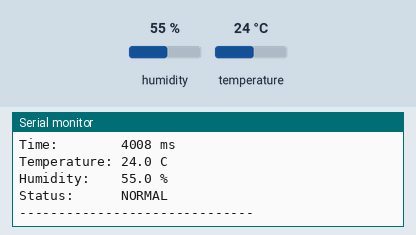
A sketch run on a simulated ESP32. Parts: the last lines printed to the serial monitor. Inputs (shaded band) come from the test bench; at power-on: humidity 55 %, temperature 24 °C.

Above: at 4.8 s.
4.9 s: humidity set to 88 %
At 9.0 s:
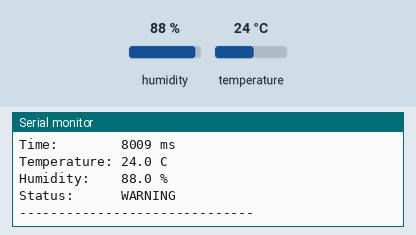
11.5 s: temperature set to 12 °C
16.5 s: humidity set to 22 %
At 20.5 s:
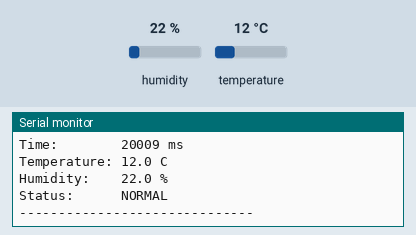
Timing chart, 0 to 22.0 s (numbered marks = the images above; inputs shaded):
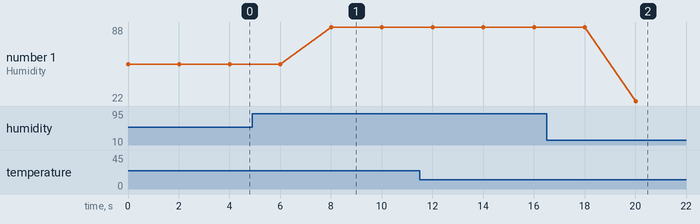

Measured:
- after the input at 4.9 s, the serial monitor: prints a new line after 3.1 s (image 1)
- after the input at 16.5 s, the serial monitor: prints a new line after 3.5 s (image 2)
- plotted number 1: 55 → 88 after the input at 4.9 s, 88 → 22 after the input at 16.5 s

The sketch:

main__1_.ino
```cpp
// Smart Environment Monitoring and Alert System - Week 2 Firmware
// Platform: ESP32 + Arduino framework
// Sensor: DHT22 on GPIO 4
// Communication: UART/USB Serial at 115200 baud
// Simulation target: Sensbench
//
// Week 2 scope:
// - Initialize DHT22 and UART.
// - Sample temperature and humidity at a nominal 2-second interval.
// - Validate sensor values and recover from invalid readings.
// - Apply configurable warning thresholds.
// - Report measurements and status through UART.
//
// The LDR, OLED, buzzer and Wi-Fi blocks from Week 1 are reserved for
// later integration after this sensor/communication core is verified.

#include <DHT.h>

#define DHT_PIN 4
#define DHT_TYPE DHT22

DHT dht(DHT_PIN, DHT_TYPE);

const unsigned long SAMPLE_INTERVAL_MS = 2000;
const float TEMP_WARNING_C = 35.0f;
const float HUM_WARNING_PERCENT = 80.0f;

unsigned long lastSampleTime = 0;
unsigned long sampleCount = 0;

const char* evaluateStatus(float temperature, float humidity) {
  if (temperature >= TEMP_WARNING_C ||
      humidity >= HUM_WARNING_PERCENT) {
    return "WARNING";
  }
  return "NORMAL";
}

void reportMeasurement(unsigned long elapsedMs,
                       float temperature,
                       float humidity,
                       const char* status) {
  Serial.println("------------------------------");
  Serial.print("Sample:      ");
  Serial.println(sampleCount);
  Serial.print("Time:        ");
  Serial.print(elapsedMs);
  Serial.println(" ms");
  Serial.print("Temperature: ");
  Serial.print(temperature, 1);
  Serial.println(" C");
  Serial.print("Humidity:    ");
  Serial.print(humidity, 1);
  Serial.println(" %");
  Serial.print("Status:      ");
  Serial.println(status);
  Serial.println("------------------------------");
}

void performSensorCycle(unsigned long elapsedMs) {
  sampleCount++;

  float humidity = dht.readHumidity();
  float temperature = dht.readTemperature();

  if (isnan(humidity) || isnan(temperature)) {
    Serial.print("[Sample ");
    Serial.print(sampleCount);
    Serial.println("] ERROR: Invalid DHT22 reading; retrying next cycle.");
    return;
  }

  const char* status = evaluateStatus(temperature, humidity);
  reportMeasurement(elapsedMs, temperature, humidity, status);
}

void setup() {
  Serial.begin(115200);
  dht.begin();

  Serial.println();
  Serial.println("Smart Environment Monitor");
  Serial.println("Week 2 firmware started");
  Serial.println("DHT22 initialized on GPIO 4");
  Serial.println("Sampling interval: 2000 ms");
  Serial.println("Temperature warning: 35.0 C");
  Serial.println("Humidity warning: 80.0 %");
}

void loop() {
  unsigned long currentTime = millis();

  if (lastSampleTime == 0 ||
      (currentTime - lastSampleTime) >= SAMPLE_INTERVAL_MS) {
    lastSampleTime = currentTime;
    performSensorCycle(currentTime);
  }
}
```
